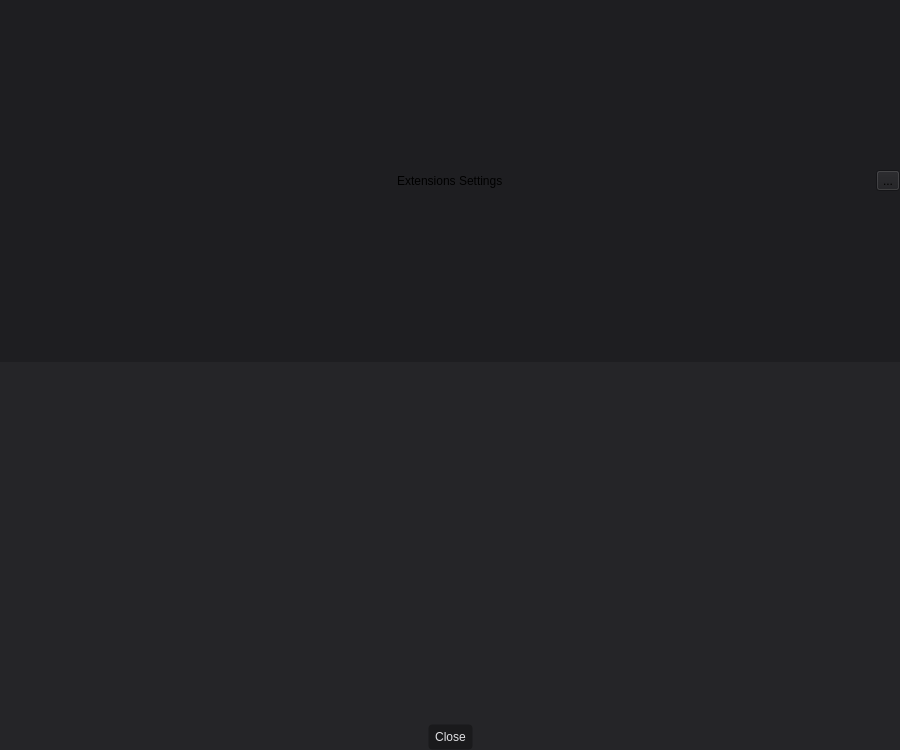
<?xml version="1.0" encoding="UTF-8"?>
<ui version="4.0">
 <class>UI::ExtensionsSettingsDialog</class>
 <widget class="QDialog" name="UI::ExtensionsSettingsDialog">
  <property name="geometry">
   <rect>
    <x>0</x>
    <y>0</y>
    <width>900</width>
    <height>750</height>
   </rect>
  </property>
  <property name="minimumSize">
   <size>
    <width>900</width>
    <height>750</height>
   </size>
  </property>
  <property name="windowTitle">
   <string>ExtensionsSettingsDialog</string>
  </property>
  <layout class="QVBoxLayout" name="verticalLayout_2">
   <property name="spacing">
    <number>0</number>
   </property>
   <property name="leftMargin">
    <number>0</number>
   </property>
   <property name="topMargin">
    <number>0</number>
   </property>
   <property name="rightMargin">
    <number>0</number>
   </property>
   <property name="bottomMargin">
    <number>0</number>
   </property>
   <item>
    <widget class="QWidget" name="contentWrapper" native="true">
     <property name="styleSheet">
      <string notr="true">background: rgba(37, 37, 40, 255)</string>
     </property>
     <layout class="QVBoxLayout" name="verticalLayout">
      <property name="spacing">
       <number>0</number>
      </property>
      <property name="leftMargin">
       <number>0</number>
      </property>
      <property name="topMargin">
       <number>0</number>
      </property>
      <property name="rightMargin">
       <number>0</number>
      </property>
      <property name="bottomMargin">
       <number>0</number>
      </property>
      <item>
       <widget class="QWidget" name="titleWidget" native="true">
        <property name="styleSheet">
         <string notr="true">background: rgba(30, 30, 33, 255)</string>
        </property>
        <layout class="QHBoxLayout" name="titleLayout">
         <property name="spacing">
          <number>0</number>
         </property>
         <property name="leftMargin">
          <number>0</number>
         </property>
         <property name="topMargin">
          <number>0</number>
         </property>
         <property name="rightMargin">
          <number>0</number>
         </property>
         <property name="bottomMargin">
          <number>0</number>
         </property>
         <item>
          <layout class="QHBoxLayout" name="horizontalLayout_2">
           <property name="spacing">
            <number>0</number>
           </property>
           <item>
            <spacer name="horizontalSpacer">
             <property name="orientation">
              <enum>Qt::Horizontal</enum>
             </property>
             <property name="sizeHint" stdset="0">
              <size>
               <width>40</width>
               <height>20</height>
              </size>
             </property>
            </spacer>
           </item>
          </layout>
         </item>
         <item>
          <widget class="QLabel" name="label">
           <property name="sizePolicy">
            <sizepolicy hsizetype="Minimum" vsizetype="Preferred">
             <horstretch>0</horstretch>
             <verstretch>0</verstretch>
            </sizepolicy>
           </property>
           <property name="text">
            <string>Extensions Settings</string>
           </property>
          </widget>
         </item>
         <item>
          <layout class="QHBoxLayout" name="horizontalLayout">
           <property name="spacing">
            <number>0</number>
           </property>
           <item>
            <spacer name="horizontalSpacer_2">
             <property name="orientation">
              <enum>Qt::Horizontal</enum>
             </property>
             <property name="sizeHint" stdset="0">
              <size>
               <width>40</width>
               <height>20</height>
              </size>
             </property>
            </spacer>
           </item>
           <item>
            <widget class="QToolButton" name="toolButton">
             <property name="enabled">
              <bool>true</bool>
             </property>
             <property name="mouseTracking">
              <bool>true</bool>
             </property>
             <property name="focusPolicy">
              <enum>Qt::ClickFocus</enum>
             </property>
             <property name="text">
              <string>...</string>
             </property>
             <property name="icon">
              <iconset resource="../resources/resources.qrc">
               <normaloff>:/close.png</normaloff>:/close.png</iconset>
             </property>
             <property name="checkable">
              <bool>false</bool>
             </property>
            </widget>
           </item>
          </layout>
         </item>
        </layout>
       </widget>
      </item>
      <item>
       <widget class="UI::ListNavigationWidget" name="navigation"/>
      </item>
      <item>
       <layout class="QHBoxLayout" name="footerLayout">
        <property name="spacing">
         <number>0</number>
        </property>
        <item>
         <spacer name="horizontalSpacer_3">
          <property name="orientation">
           <enum>Qt::Horizontal</enum>
          </property>
          <property name="sizeHint" stdset="0">
           <size>
            <width>40</width>
            <height>20</height>
           </size>
          </property>
         </spacer>
        </item>
        <item>
         <widget class="QPushButton" name="pushButton">
          <property name="styleSheet">
           <string notr="true">QPushButton {
    color: rgba(225, 225, 228, 255);
    background: rgba(0, 0, 0, 77);
    border: 1px solid transparent;
    border-radius: 4px;
    outline: none;

    padding: 4px 6px;
    min-height: 16px;
    max-height: 16px;
    height: 16px;
    qproperty-iconSize: 14px;
}

QPushButton:hover,
QPushButton:focus {
    color: rgba(110, 185, 255, 255);
    background: rgba(45, 52, 68, 255);
    border-color: rgba(52, 80, 130, 255);
}

QPushButton:pressed {
    color: rgba(110, 185, 255, 255);
    background: rgba(52, 80, 130, 255);
    border-color: transparent;
}

QPushButton:checked {
    color: rgba(110, 185, 255, 255);
    background: rgba(45, 52, 68, 255);
    border-color: transparent;
}

QPushButton:disabled {
    color: rgba(70, 70, 73, 255);
    background: rgba(0, 0, 0, 77);
    border-color: transparent;
}

QPushButton[widget-type=&quot;Warning&quot;] {
    color: rgba(255, 97, 125, 255);
    background: transparent;
    border-color: transparent;
}

QPushButton[widget-type=&quot;Active&quot;] {
    color: rgba(110, 185, 255, 255);
    background: rgba(45, 52, 68, 255);
    border-color: transparent;
}</string>
          </property>
          <property name="text">
           <string>Close</string>
          </property>
         </widget>
        </item>
        <item>
         <spacer name="horizontalSpacer_4">
          <property name="orientation">
           <enum>Qt::Horizontal</enum>
          </property>
          <property name="sizeHint" stdset="0">
           <size>
            <width>40</width>
            <height>20</height>
           </size>
          </property>
         </spacer>
        </item>
       </layout>
      </item>
     </layout>
    </widget>
   </item>
  </layout>
 </widget>
 <customwidgets>
  <customwidget>
   <class>UI::ListNavigationWidget</class>
   <extends>QWidget</extends>
   <header>ListNavigationWidget.h</header>
  </customwidget>
 </customwidgets>
 <resources>
  <include location="../resources/resources.qrc"/>
 </resources>
 <connections>
  <connection>
   <sender>toolButton</sender>
   <signal>clicked()</signal>
   <receiver>UI::ExtensionsSettingsDialog</receiver>
   <slot>accept()</slot>
   <hints>
    <hint type="sourcelabel">
     <x>239</x>
     <y>15</y>
    </hint>
    <hint type="destinationlabel">
     <x>127</x>
     <y>126</y>
    </hint>
   </hints>
  </connection>
  <connection>
   <sender>pushButton</sender>
   <signal>clicked()</signal>
   <receiver>UI::ExtensionsSettingsDialog</receiver>
   <slot>accept()</slot>
   <hints>
    <hint type="sourcelabel">
     <x>128</x>
     <y>238</y>
    </hint>
    <hint type="destinationlabel">
     <x>127</x>
     <y>126</y>
    </hint>
   </hints>
  </connection>
  <connection>
   <sender>UI::ExtensionsSettingsDialog</sender>
   <signal>accepted()</signal>
   <receiver>UI::ExtensionsSettingsDialog</receiver>
   <slot>deleteLater()</slot>
   <hints>
    <hint type="sourcelabel">
     <x>127</x>
     <y>126</y>
    </hint>
    <hint type="destinationlabel">
     <x>127</x>
     <y>126</y>
    </hint>
   </hints>
  </connection>
 </connections>
</ui>
